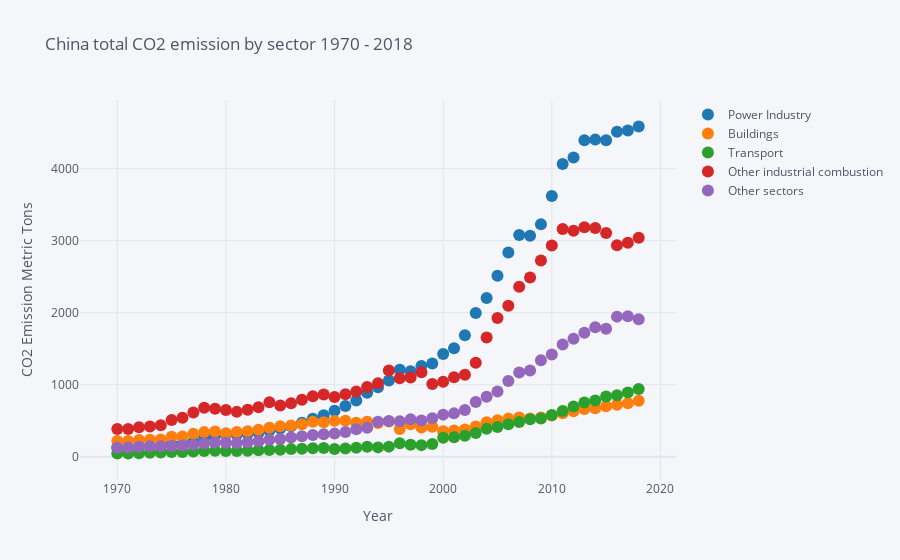

Notebook code for this chart:
### Code cell
# plotting the data in scatterplot
df.iplot(kind='scatter',x='Year',y=['Power Industry', 'Buildings','Transport','Other industrial combustion','Other sectors'],mode='markers',title='China total CO2 emission by sector 1970 - 2018', yTitle='CO2 Emission Metric Tons',xTitle='Year', colorscale='plotly')
